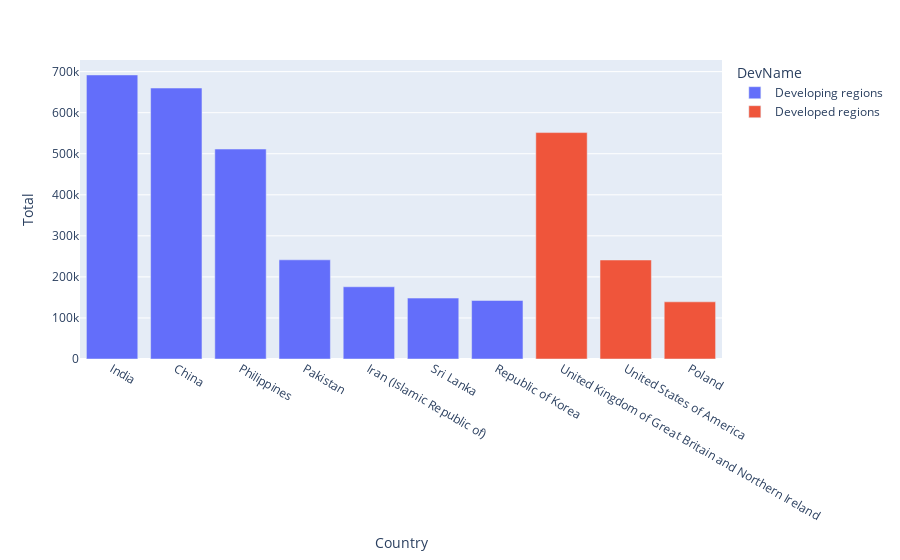

The cell this chart's notebook holds for it:
### Code cell
data = df.sort_values('Total', ascending=False).head(10)
px.bar(data_frame=data, x='Country', y='Total', color='DevName')

### Figure 1 — Plotly figure (JSON) as saved in the notebook; plotly's stock layout.template omitted (floating-point values rounded to 4 significant figures)
{"data": [{"alignmentgroup": "True", "hovertemplate": "DevName=Developing regions<br>Country=%{x}<br>Total=%{y}<extra></extra>", "legendgroup": "Developing regions", "marker": {"color": "#636efa", "pattern": {"shape": ""}}, "name": "Developing regions", "offsetgroup": "Developing regions", "orientation": "v", "showlegend": true, "textposition": "auto", "type": "bar", "x": ["India", "China", "Philippines", "Pakistan", "Iran (Islamic Republic of)", "Sri Lanka", "Republic of Korea"], "xaxis": "x", "y": [691904, 659962, 511391, 241600, 175923, 148358, 142581], "yaxis": "y"}, {"alignmentgroup": "True", "hovertemplate": "DevName=Developed regions<br>Country=%{x}<br>Total=%{y}<extra></extra>", "legendgroup": "Developed regions", "marker": {"color": "#EF553B", "pattern": {"shape": ""}}, "name": "Developed regions", "offsetgroup": "Developed regions", "orientation": "v", "showlegend": true, "textposition": "auto", "type": "bar", "x": ["United Kingdom of Great Britain and Northern Ireland", "United States of America", "Poland"], "xaxis": "x", "y": [551500, 241122, 139241], "yaxis": "y"}], "layout": {"barmode": "relative", "legend": {"title": {"text": "DevName"}, "tracegroupgap": 0}, "margin": {"t": 60}, "xaxis": {"anchor": "y", "domain": [0, 1], "title": {"text": "Country"}}, "yaxis": {"anchor": "x", "domain": [0, 1], "title": {"text": "Total"}}}}
